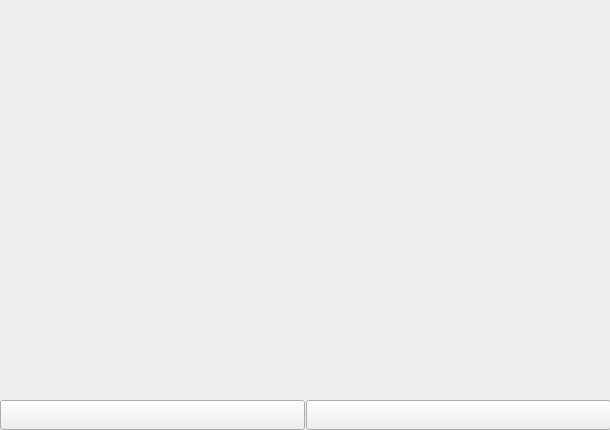
<?xml version="1.0" encoding="UTF-8"?>
<ui version="4.0">
 <class>MainWindow</class>
 <widget class="QMainWindow" name="MainWindow">
  <property name="geometry">
   <rect>
    <x>0</x>
    <y>0</y>
    <width>610</width>
    <height>430</height>
   </rect>
  </property>
  <property name="windowTitle">
   <string>MainWindow</string>
  </property>
  <widget class="QWidget" name="centralwidget">
   <widget class="QLabel" name="image">
    <property name="geometry">
     <rect>
      <x>0</x>
      <y>0</y>
      <width>610</width>
      <height>400</height>
     </rect>
    </property>
    <property name="text">
     <string/>
    </property>
   </widget>
   <widget class="QPushButton" name="find_button">
    <property name="geometry">
     <rect>
      <x>0</x>
      <y>400</y>
      <width>305</width>
      <height>30</height>
     </rect>
    </property>
    <property name="text">
     <string/>
    </property>
    <property name="icon">
     <iconset resource="image.qrc">
      <normaloff>:/img/img/find_b_0.png</normaloff>:/img/img/find_b_0.png</iconset>
    </property>
    <property name="iconSize">
     <size>
      <width>305</width>
      <height>30</height>
     </size>
    </property>
   </widget>
   <widget class="QPushButton" name="expose_button">
    <property name="geometry">
     <rect>
      <x>306</x>
      <y>400</y>
      <width>305</width>
      <height>30</height>
     </rect>
    </property>
    <property name="text">
     <string/>
    </property>
    <property name="icon">
     <iconset resource="image.qrc">
      <normaloff>:/img/img/expose_b_0.png</normaloff>:/img/img/expose_b_0.png</iconset>
    </property>
    <property name="iconSize">
     <size>
      <width>305</width>
      <height>30</height>
     </size>
    </property>
   </widget>
  </widget>
 </widget>
 <resources>
  <include location="image.qrc"/>
 </resources>
 <connections/>
</ui>
